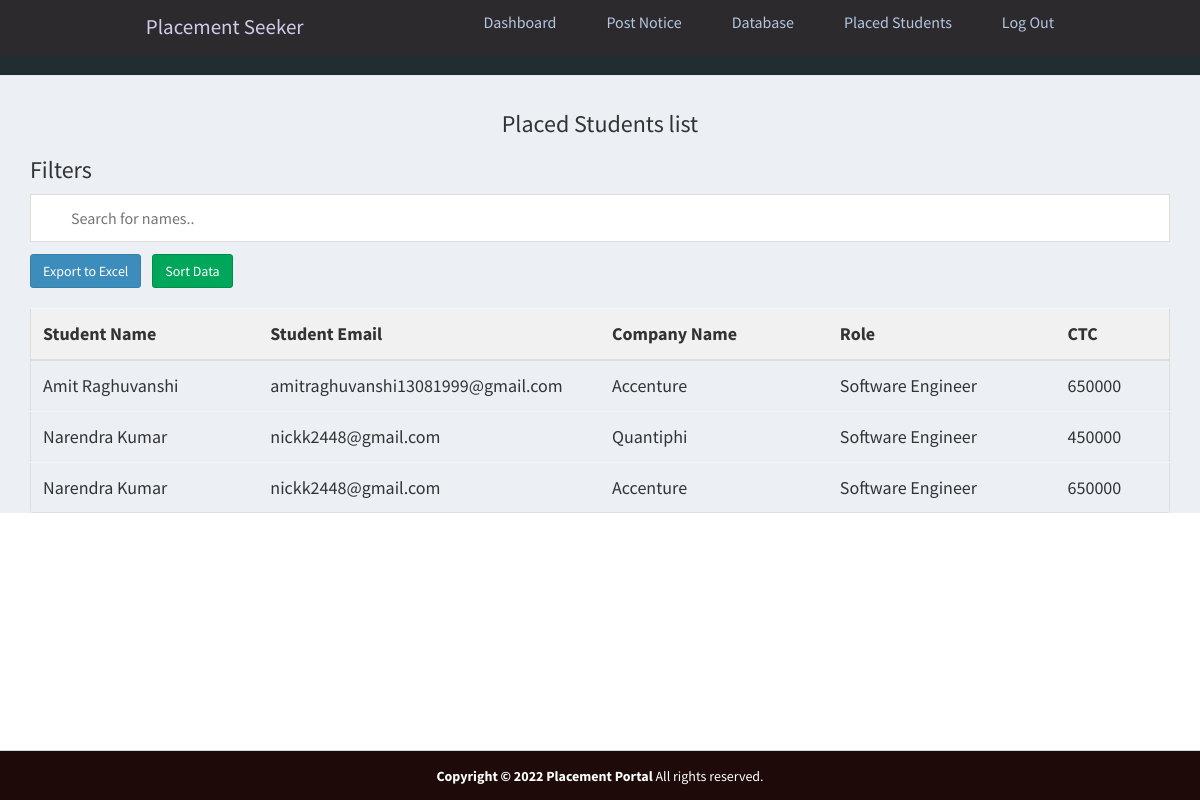
/admin/placed.php (signed in), run on the app's committed database.
### tables this page shows
CREATE TABLE `apply_job_post` (
  `id_apply` int(11) NOT NULL AUTO_INCREMENT,
  `id_jobpost` int(11) NOT NULL,
  `id_company` int(11) NOT NULL,
  `id_user` int(11) NOT NULL,
  `status` int(11) NOT NULL DEFAULT 2,
  PRIMARY KEY (`id_apply`)
);

CREATE TABLE `users` (
  `id_user` int(11) NOT NULL AUTO_INCREMENT,
  `firstname` varchar(255) NOT NULL,
  `lastname` varchar(255) NOT NULL,
  `email` varchar(255) NOT NULL,
  `password` varchar(255) NOT NULL,
  `address` text DEFAULT NULL,
  `city` varchar(255) DEFAULT NULL,
  `state` varchar(255) DEFAULT NULL,
  `contactno` varchar(255) DEFAULT NULL,
  `qualification` varchar(255) DEFAULT NULL,
  `stream` varchar(255) DEFAULT NULL,
  `passingyear` varchar(255) DEFAULT NULL,
  `dob` varchar(255) DEFAULT NULL,
  `age` varchar(255) DEFAULT NULL,
  `designation` varchar(255) DEFAULT NULL,
  `resume` varchar(255) DEFAULT NULL,
  `hash` varchar(255) DEFAULT NULL,
  `active` int(11) NOT NULL DEFAULT 2,
  `aboutme` text DEFAULT NULL,
  `skills` text DEFAULT NULL,
  `hsc` int(200) NOT NULL DEFAULT 0,
  `ssc` int(11) NOT NULL DEFAULT 0,
  `ug` int(11) NOT NULL DEFAULT 0,
  `pg` int(11) NOT NULL DEFAULT 0,
  PRIMARY KEY (`id_user`),
  UNIQUE KEY `email` (`email`)
);

CREATE TABLE `job_post` (
  `id_jobpost` int(11) NOT NULL AUTO_INCREMENT,
  `id_company` int(11) NOT NULL,
  `jobtitle` varchar(255) NOT NULL,
  `description` text NOT NULL,
  `minimumsalary` varchar(255) NOT NULL,
  `maximumsalary` varchar(255) NOT NULL,
  `experience` varchar(255) NOT NULL,
  `qualification` varchar(255) NOT NULL,
  `createdat` timestamp NOT NULL DEFAULT current_timestamp(),
  PRIMARY KEY (`id_jobpost`)
);

### admin/placed.php (the view, shortened to what this page needs)
<?php
require_once("../db.php");
?>
<!DOCTYPE html>
<html>
<head>
    <link rel="stylesheet" href="https://cdnjs.cloudflare.com/ajax/libs/twitter-bootstrap/3.3.7/css/bootstrap.min.css">
    <link rel="stylesheet" href="https://cdnjs.cloudflare.com/ajax/libs/font-awesome/4.7.0/css/font-awesome.min.css">
    <link rel="stylesheet" href="https://cdnjs.cloudflare.com/ajax/libs/ionicons/2.0.1/css/ionicons.min.css">
    <link rel="stylesheet" href="../css/AdminLTE.min.css">
    <link rel="stylesheet" href="../css/_all-skins.min.css">
    <link rel="stylesheet" href="../css/custom.css">
</head>
<body class="hold-transition skin-green sidebar-mini">
    <div class="wrapper">
        <?php
        include 'header.php';
        ?>
        <div class="content-wrapper" style="margin-left: 0px;">
            <section id="candidates" class="content-header">
                <div class="container">
                    <div class="col md-4">
                        <h3 style="text-align: center;">Placed Students list </h3>
                        <h3>Filters</h3>
                        <input type="text" id="myInput" onkeyup="myFunction()" placeholder="Search for names..">
                        <a href="export1.php"><button type="submit1" name='export_excel_btn' class="btn btn-primary">Export to Excel</button></a>
                        <button type="submit1" onclick="sortTable()" name='export_excel_btn' style="margin-left: 8px;" class="btn btn-success">Sort Data</button>
                    </div>
                    <div class="row margin-top-20">
                        <div class="col-md-12">
                            <div class="box-body table-responsive no-padding">
                                <table id="example2" class="table table-hover">
                                    <tr class="header">
                                        <th style="width:20%;">Student Name</th>
                                        <th style="width:30%;">Student Email</th>
                                        <th style="width:20%;">Company Name</th>
                                        <th style="width:20%;">Role</th>
                                        <th style="width:20%;">CTC</th>
                                    </tr>
                                    <tbody>
                                        <?php
                                        $sql = "select * from users inner join apply_job_post INNER JOIN job_post where users.id_user = apply_job_post.id_user AND apply_job_post.id_jobpost = job_post.id_jobpost;;";
                                        $result = $conn->query($sql);
                                        if ($result->num_rows > 0) {
                                            while ($row = $result->fetch_assoc()) {
                                        ?>
                                                <tr>
                                                    <td><?php echo $row['firstname'] . ' ' . $row['lastname']; ?></td>
                                                    <td><?php echo $row['email']; ?></td>
                                                    <td><?php echo $row['jobtitle']; ?></td>
                                                    <td><?php echo $row['experience']; ?></td>
                                                    <td><?php echo $row['minimumsalary']; ?></td>
                                                </tr>
                                        <?php
                                            }
                                        }
                                        ?>
                                    </tbody>
                                </table>
                            </div>
                        </div>
                    </div>
                </div>
        </div>
    </div>
    <footer class="main-footer" style="margin:auto;bottom: 0;
  width: 100%;
  height: 50px; position:absolute; background-color:#1f0a0a; color:white">
        <div class="text-center">
            <strong>Copyright &copy; 2022 Placement Portal</strong> All rights
            reserved.
        </div>
    </footer>
</body>
</html>

### admin/header.php (shortened to what this page needs)
<header class="header">
    <nav class="navbar">
        <a href="#" class="nav-logo">Placement Seeker</a>
        <ul class="nav-menu">
            <li class="nav-item">
                <a href="index.php" class="nav-link">Dashboard</a>
            </li>
            <li class="nav-item">
                <a href="postnotice.php" class="nav-link">Post Notice</a>
            </li>
            <li class="nav-item">
                <a href="database.php" class="nav-link">Database</a>
            </li>
            <li class="nav-item">
                <a href="placed.php" class="nav-link">Placed Students</a>
            </li>
            <li class="nav-item">
                <a href="../logout.php" class="nav-link">Log Out</a>
            </li>
        </ul>
    </nav>
</header>

### css/custom.css (style rules this page uses)
.margin-top-20 { margin-top: 20px; }
li { color: aqua; }

### admin/header.php (style rules this page uses)
* { margin: 0; padding: 0; box-sizing: border-box; }
html { font-size: 62.5%; font-family: 'Roboto', sans-serif; }
li { list-style: none; }
a { text-decoration: none; }
.header { border-bottom: 1px solid #E2E8F0; }
.navbar { display: flex; justify-content: space-between; align-items: center; padding: 1rem 1.5rem; background-color: #2d2a2e; }
.nav-menu { display: flex; justify-content: space-between; align-items: center; }
.nav-item { margin-left: 5rem; }
.nav-link { font-size: 1.6rem; font-weight: 400; color: #b3c6e0; }
.nav-logo { font-size: 2.1rem; font-weight: 500; color: #d0cce9; }

### admin/placed.php (style rules this page uses)
#myInput { background-image: url('/css/searchicon.png'); background-position: 10px 12px; background-repeat: no-repeat; width: 100%; font-size: 16px; padding: 12px 20px 12px 40px; border: 1px solid #ddd; margin-bottom: 12px; }
#example2 { border-collapse: collapse; width: 100%; border: 1px solid #ddd; font-size: 18px; }
#example2 th, #example2 td { text-align: left; padding: 12px; }
#example2 tr { border-bottom: 1px solid #ddd; }
#example2 tr.header, #example2 tr:hover { background-color: #f1f1f1; }

### data on the page
apply_job_post: id_user.firstname "Amit", id_user.lastname "Raghuvanshi", id_user.email "amitraghuvanshi13081999@gmail.com", id_jobpost.jobtitle "Accenture", id_jobpost.experience "Software Engineer", id_jobpost.minimumsalary "650000"
apply_job_post: id_user.firstname "Narendra", id_user.lastname "Kumar", id_user.email "nickk2448@gmail.com", id_jobpost.jobtitle "Quantiphi", id_jobpost.experience "Software Engineer", id_jobpost.minimumsalary "450000"
apply_job_post: id_user.firstname "Narendra", id_user.lastname "Kumar", id_user.email "nickk2448@gmail.com", id_jobpost.jobtitle "Accenture", id_jobpost.experience "Software Engineer", id_jobpost.minimumsalary "650000"
